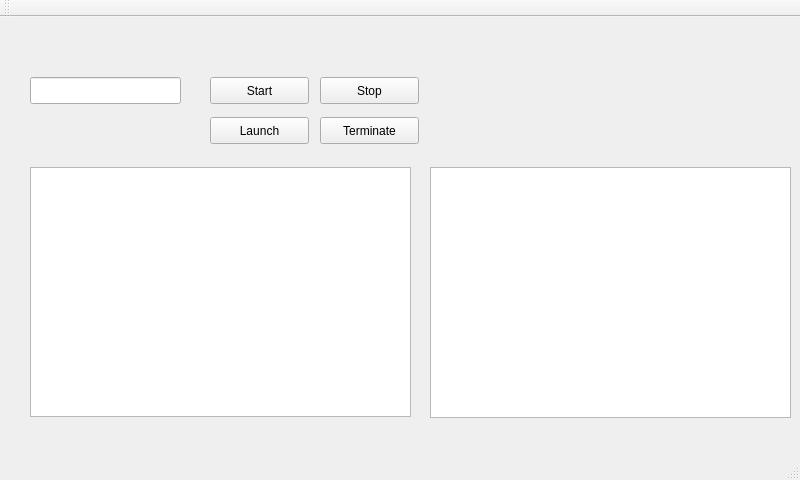
<?xml version="1.0" encoding="UTF-8"?>
<ui version="4.0">
 <class>MainWindow</class>
 <widget class="QMainWindow" name="MainWindow">
  <property name="geometry">
   <rect>
    <x>0</x>
    <y>0</y>
    <width>800</width>
    <height>480</height>
   </rect>
  </property>
  <property name="windowTitle">
   <string>MirrorLink Client</string>
  </property>
  <widget class="QWidget" name="centralWidget">
   <widget class="QListView" name="AppListView">
    <property name="geometry">
     <rect>
      <x>30</x>
      <y>150</y>
      <width>381</width>
      <height>250</height>
     </rect>
    </property>
   </widget>
   <widget class="QListView" name="devListView">
    <property name="geometry">
     <rect>
      <x>430</x>
      <y>150</y>
      <width>361</width>
      <height>251</height>
     </rect>
    </property>
   </widget>
   <widget class="QLineEdit" name="locLineEdit">
    <property name="geometry">
     <rect>
      <x>30</x>
      <y>60</y>
      <width>151</width>
      <height>27</height>
     </rect>
    </property>
   </widget>
   <widget class="QPushButton" name="startButton">
    <property name="geometry">
     <rect>
      <x>210</x>
      <y>60</y>
      <width>99</width>
      <height>27</height>
     </rect>
    </property>
    <property name="text">
     <string>Start</string>
    </property>
   </widget>
   <widget class="QPushButton" name="stopButton">
    <property name="geometry">
     <rect>
      <x>320</x>
      <y>60</y>
      <width>99</width>
      <height>27</height>
     </rect>
    </property>
    <property name="text">
     <string>Stop</string>
    </property>
   </widget>
   <widget class="QPushButton" name="launchButton">
    <property name="geometry">
     <rect>
      <x>210</x>
      <y>100</y>
      <width>99</width>
      <height>27</height>
     </rect>
    </property>
    <property name="text">
     <string>Launch</string>
    </property>
   </widget>
   <widget class="QPushButton" name="terminateButton">
    <property name="geometry">
     <rect>
      <x>320</x>
      <y>100</y>
      <width>99</width>
      <height>27</height>
     </rect>
    </property>
    <property name="text">
     <string>Terminate</string>
    </property>
   </widget>
  </widget>
  <widget class="QMenuBar" name="menuBar">
   <property name="geometry">
    <rect>
     <x>0</x>
     <y>0</y>
     <width>800</width>
     <height>25</height>
    </rect>
   </property>
  </widget>
  <widget class="QToolBar" name="mainToolBar">
   <attribute name="toolBarArea">
    <enum>TopToolBarArea</enum>
   </attribute>
   <attribute name="toolBarBreak">
    <bool>false</bool>
   </attribute>
  </widget>
  <widget class="QStatusBar" name="statusBar"/>
 </widget>
 <layoutdefault spacing="6" margin="11"/>
 <resources/>
 <connections/>
</ui>
